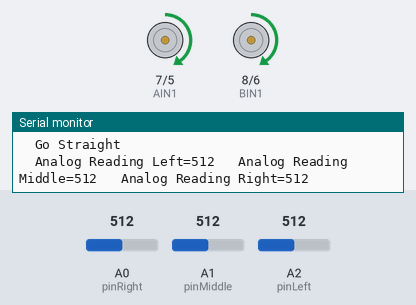
A sketch run on a simulated Arduino Uno, built with avr-gcc and run on an emulated ATmega328P. Shown: direction and speed pins drawn as motors (green arrow = direction pin HIGH = forward, orange = LOW = backward, longer = more drive), the last lines printed to the serial monitor. Inputs (shaded band) come from the test bench; at power-on: A1 (pinMiddle) = 512, A2 (pinLeft) = 512, A0 (pinRight) = 512.

Above: at 1.8 s.
1.9 s: A1 (pinMiddle) set to 265
3.4 s: A1 (pinMiddle) set to 232
At 5.3 s:
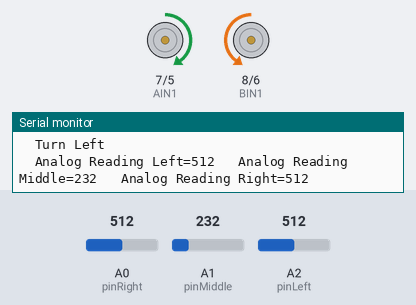
5.6 s: A2 (pinLeft) set to 265
7.4 s: A2 (pinLeft) set to 239
At 9.1 s:
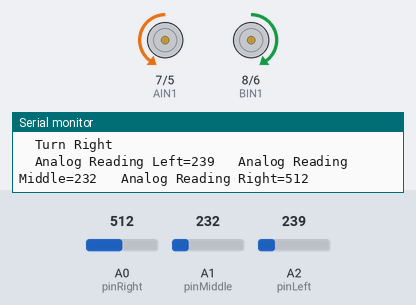
12.8 s: A2 (pinLeft) set to 260
At 14.5 s:
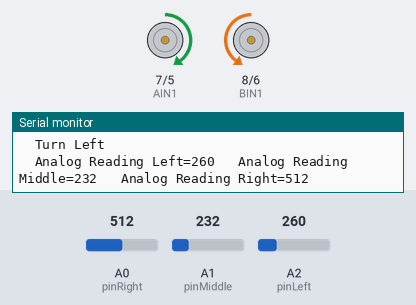
Timing chart, 0 to 15.8 s (numbered marks = the images above; inputs shaded):
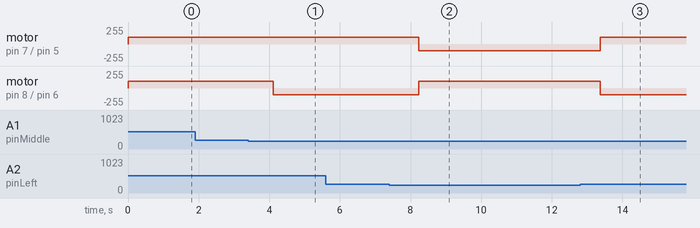

Measured:
- the behaviour switches between 250 and 249 on A1 (pinMiddle) (found by bisection; images 0 and 1)
- the behaviour switches between 250 and 249 on A2 (pinLeft) (found by bisection; images 1 and 2)
- after the input at 3.4 s, motor on pin 8 (BIN1) / pin 6 (PWMB): forward 100/255 → backward 100/255 after 0.72 s
- after the input at 7.4 s, motor on pin 7 (AIN1) / pin 5 (PWMA): forward 100/255 → backward 100/255 after 0.83 s; motor on pin 8 (BIN1) / pin 6 (PWMB): backward 100/255 → forward 100/255 after 0.83 s
- after the input at 12.8 s, motor on pin 7 (AIN1) / pin 5 (PWMA): backward 100/255 → forward 100/255 after 0.57 s; motor on pin 8 (BIN1) / pin 6 (PWMB): forward 100/255 → backward 100/255 after 0.57 s

The sketch:

LineTrackerSoCloseDraft6.ino
```cpp
const int pinLeft = A2;
const int pinMiddle = A1;
const int pinRight = A0;

int lineDetectMin = 250;// these values can vhange depending on brightnees of room DARKER the room LOWER the values
int lineDetectMax = 850;// these values can vhange depending on brightnees of room DARKER the room LOWER the values

int detectNotOnGround =950;// these values can vhange depending on brightnees of room DARKER the room LOWER the values

int PWMA =5;
int AIN1=7; // Direction motor B
int BIN1=8;// Direction motor A
int PWMB =6;
int STBY =3;

int MINspeed = 50;// MINImum speed before car or atleast my car struggles

int SPEED1 = 100; //MINspeed for MOVING   TURNS

int SPEED2 = 150;
int SPEED3 = 200;

int MAXspeed = 255;// MAXimum speed before car or atleast my car struggles

void forward(int speed){

  digitalWrite(STBY,1);

  //motor A
  pinMode(PWMA,OUTPUT);
  analogWrite (PWMA,speed);
  pinMode(AIN1,OUTPUT);
  digitalWrite (AIN1,1);

  //Motor B
  pinMode(PWMB,OUTPUT);
  analogWrite(PWMB, speed);
  pinMode(BIN1,OUTPUT);
  digitalWrite (BIN1,1);


}

void left(int speed){ // Left means it just turns left meaning stop moving forward and just moves in places leftward or counterclockwise for aslong as delaspeed dictates

  digitalWrite(STBY,1);

  //motor A
  pinMode(PWMA,OUTPUT);
  analogWrite (PWMA,speed);
  pinMode(AIN1,OUTPUT);
  digitalWrite (AIN1,1);

  //Motor B
  pinMode(PWMB,OUTPUT);
  analogWrite(PWMB, speed);
  pinMode(BIN1,OUTPUT);
  digitalWrite (BIN1,0);
}

void right(int speed){  //Right means it just turns right meaning stop moving forward and just moves in places rightward  or clockwise for aslong as delaspeed dictates

  digitalWrite(STBY,1);

  //motor A
  pinMode(PWMA,OUTPUT);
  analogWrite (PWMA,speed);
  pinMode(AIN1,OUTPUT);
  digitalWrite (AIN1,0);

  //Motor B
  pinMode(PWMB,OUTPUT);
  analogWrite(PWMB, speed);
  pinMode(BIN1,OUTPUT);
  digitalWrite (BIN1,1);


}

void stop (){

  digitalWrite(STBY,1);

  //motor A
  pinMode(PWMA,OUTPUT);
  analogWrite (PWMA,0);
  pinMode(AIN1,OUTPUT);
  digitalWrite (AIN1,1);

  //Motor B
  pinMode(PWMB,OUTPUT);
  analogWrite(PWMB, 0);
  pinMode(BIN1,OUTPUT);
  digitalWrite (BIN1,1);


}

unsigned long startTime;

void noLine() {
  unsigned long currentTime = millis();

  if (currentTime < 200) {
    // 0~200ms: Turn right
    right(100);

  } else if (currentTime < 1600) {
    // 200~1600ms: Turn left
    left(100);

  } else if (currentTime < 3000) {
    // 1600~3000ms: Turn right
    right(100);
    Serial.print("\t");
    Serial.println("Turn Right");
  } else if (currentTime < 3500) {
    // 3000~3500ms: Stop
    stop();
    Serial.print("\t");
    Serial.println("Stop");
  }
}


void setup() {
  // put your setup code here, to run once:

Serial.begin(9600);
pinMode(pinLeft,INPUT);
pinMode(pinMiddle, INPUT);
pinMode(pinRight, INPUT);

}


void loop() {
  // put your main code here, to run repeatedly:
  int leftPinRead = analogRead(pinLeft);
  int middlePinRead = analogRead(pinMiddle);
  int rightPinRead = analogRead(pinRight);

  if (leftPinRead > detectNotOnGround && middlePinRead > detectNotOnGround && rightPinRead > detectNotOnGround) {
    stop();
    Serial.print("\t");
    Serial.println("NOT On Ground");
    } else if (lineDetectMin <= middlePinRead && middlePinRead <= lineDetectMax) {
      forward(100);
      Serial.print("\t");
      Serial.println("Go Straight");
    } else if (lineDetectMin <= leftPinRead && leftPinRead <= lineDetectMax && rightPinRead <= detectNotOnGround) {
      left(100);
      Serial.print("\t");
      Serial.println("Turn Left");
    } else if (lineDetectMin <= rightPinRead && rightPinRead <= lineDetectMax && leftPinRead <= detectNotOnGround) {
      right(100);
      Serial.print("\t");
      Serial.println("Turn Right");
    } else if (!(lineDetectMin <= leftPinRead && leftPinRead <= lineDetectMax) && !(lineDetectMin <= rightPinRead && rightPinRead <= lineDetectMax)) {
    unsigned long currentTime = millis();

  if (currentTime < 200) {
    // 0~200ms: Turn right
    right(100);

  } else if (currentTime < 1600) {
    // 200~1600ms: Turn left
    left(100);

  } else if (currentTime < 3000) {
    // 1600~3000ms: Turn right
    right(100);
    Serial.print("\t");
    Serial.println("Turn Right");
  } else if (currentTime < 3500) {
    // 3000~3500ms: Stop
    stop();
    Serial.print("\t");
    Serial.println("Stop");
  }
    Serial.print("\t");
    Serial.println("NO LINE");

  }


  Serial.print("\t");
  Serial.print("Analog Reading Left=");
  Serial.print(leftPinRead);
  Serial.print("\t Analog Reading Middle=");
  Serial.print(middlePinRead);
  Serial.print("\t Analog Reading Right=");
  Serial.println(rightPinRead);

  delay(1000);
}
```
